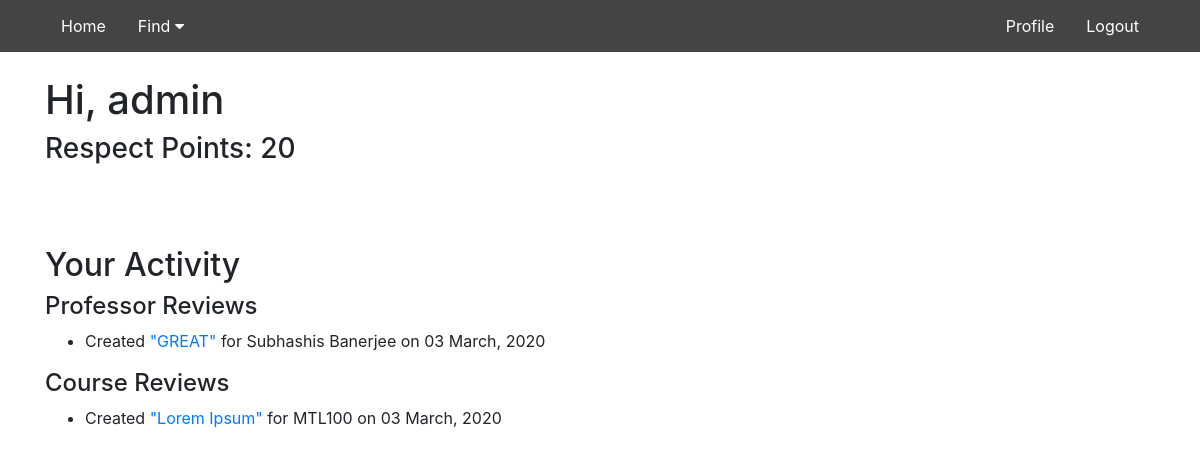
Screenshot of /profile/ (signed in) with the database file from the repository.
### users/models.py (models this page shows, shortened)
class Profile(models.Model):
	user = models.OneToOneField(User, on_delete=models.CASCADE)
	rp = models.IntegerField(default = 0)
	warn_offensive = models.BooleanField(default = False)

### review/models.py (models this page shows, shortened)
class Prof_Review(models.Model):
	title = models.CharField(max_length=100)
	prof = models.ForeignKey(Prof, on_delete=models.CASCADE)
	review = models.TextField()
	content_quality = models.IntegerField(validators=[MinValueValidator(1), MaxValueValidator(10)])
	author = models.ForeignKey(User, on_delete=models.CASCADE)
	anonymous = models.BooleanField()
	date_posted = models.DateTimeField(auto_now_add = True)
	date_modif = models.DateTimeField(auto_now = True)
	likes = models.IntegerField(default=0)
	dislikes = models.IntegerField(default=0)
	reports = models.IntegerField(default=0)
	class Meta:
		constraints	= [
			models.UniqueConstraint(fields = ['prof', 'author'], name = 'unique_prof_review'),
		]

class Prof(models.Model):
	name = models.CharField(max_length = 100)
	dept = models.ForeignKey(Department, on_delete=models.CASCADE)
	info = models.TextField()

class Course_Review(models.Model):
	title = models.CharField(max_length=100)
	course = models.ForeignKey(Course, on_delete=models.CASCADE)
	review = models.TextField()
	course_difficulty = models.IntegerField(validators=[MinValueValidator(1), MaxValueValidator(10)])
	author = models.ForeignKey(User, on_delete=models.CASCADE)
	anonymous = models.BooleanField()
	date_posted = models.DateTimeField(auto_now_add = True)
	date_modif = models.DateTimeField(auto_now = True)
	likes = models.IntegerField(default=0)
	dislikes = models.IntegerField(default=0)
	reports = models.IntegerField(default=0)
	class Meta:
		constraints	= [
			models.UniqueConstraint(fields = ['course', 'author'], name = 'unique_course_review'),
		]

class Course(models.Model):
	name = models.CharField(max_length = 100, unique = True)
	title = models.CharField(max_length = 100)
	dept = models.ForeignKey(Department, on_delete=models.CASCADE)
	info = models.TextField()

### users/views.py (the view)
# urls.py: path('profile/', user_views.profile, name = 'profile')
@login_required
def profile(request):
	p_revs = Prof_Review.objects.filter(author = request.user).order_by('-date_posted')[:5]
	c_revs = Course_Review.objects.filter(author = request.user).order_by('-date_posted')[:5]
	pr = request.user.profile
	if pr.warn_offensive:
		messages.warning(request, f'Warning: Do not write offensive posts or your account will be banned!')
		pr.warn_offensive = False
		pr.save()
	return render(request, 'users/profile.html', {'crevs': c_revs, 'prevs': p_revs})

### users/templates/users/profile.html (shortened to what this page needs)
{% extends "review/base.html" %}
{% load crispy_forms_tags %}
{% block content %}
<h1>Hi, {{ user.username }}</h1>
<h3>Respect Points: {{ user.profile.rp }}</h3>
<br><br><br>
<h2>Your Activity</h2>
<h4>Professor Reviews</h4>
<ul>
{% for prev in prevs %}
	<li><p>Created <a href = "{% url 'prof-review-detail' prev.prof.id prev.id %}">"{{ prev.title }}"</a> for {{ prev.prof.name }} on {{ prev.date_posted|date:"m F, Y" }}</p></li>
{% endfor %}
</ul>
<h4>Course Reviews</h4>
<ul>
{% for crev in crevs %}
	<li><p>Created <a href = "{% url 'course-review-detail' crev.course.name crev.id %}"> "{{ crev.title }}"</a> for {{ crev.course.name }} on {{ crev.date_posted|date:"m F, Y" }}</p></li>
{% endfor %}
</ul>
{% endblock %}

### rows the page displays
Prof_Review: title "GREAT", prof.name "Subhashis Banerjee", date_posted "03 March, 2020"
Course_Review: title "Lorem Ipsum", course.name "MTL100", date_posted "03 March, 2020"

### other values shown
{{ user.username }} "admin"
{{ user.profile.rp }} "20"
